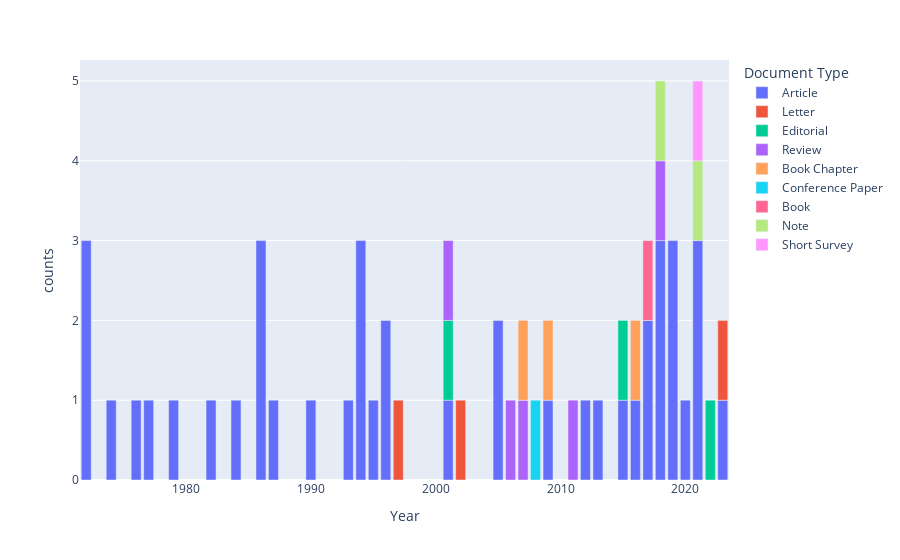

Source (notebook cell):
### Code cell
plot_df = df2[df2['countries']=='United Kingdom'].groupby(['Year','Document Type'])['Year'].count().reset_index(name='counts')
fig = px.bar(plot_df, x='Year', y='counts', color='Document Type')
fig.show()

### Figure 1 — Plotly figure (JSON) as saved in the notebook; plotly's stock layout.template omitted (floating-point values rounded to 4 significant figures)
{"data": [{"alignmentgroup": "True", "hovertemplate": "Document Type=Article<br>Year=%{x}<br>counts=%{y}<extra></extra>", "legendgroup": "Article", "marker": {"color": "#636efa", "pattern": {"shape": ""}}, "name": "Article", "offsetgroup": "Article", "orientation": "v", "showlegend": true, "textposition": "auto", "type": "bar", "x": [1972, 1974, 1976, 1977, 1979, 1982, 1984, 1986, 1987, 1990, 1993, 1994, 1995, 1996, 2001, 2005, 2009, 2012, 2013, 2015, 2016, 2017, 2018, 2019, 2020, 2021, 2023], "xaxis": "x", "y": [3, 1, 1, 1, 1, 1, 1, 3, 1, 1, 1, 3, 1, 2, 1, 2, 1, 1, 1, 1, 1, 2, 3, 3, 1, 3, 1], "yaxis": "y"}, {"alignmentgroup": "True", "hovertemplate": "Document Type=Letter<br>Year=%{x}<br>counts=%{y}<extra></extra>", "legendgroup": "Letter", "marker": {"color": "#EF553B", "pattern": {"shape": ""}}, "name": "Letter", "offsetgroup": "Letter", "orientation": "v", "showlegend": true, "textposition": "auto", "type": "bar", "x": [1997, 2002, 2023], "xaxis": "x", "y": [1, 1, 1], "yaxis": "y"}, {"alignmentgroup": "True", "hovertemplate": "Document Type=Editorial<br>Year=%{x}<br>counts=%{y}<extra></extra>", "legendgroup": "Editorial", "marker": {"color": "#00cc96", "pattern": {"shape": ""}}, "name": "Editorial", "offsetgroup": "Editorial", "orientation": "v", "showlegend": true, "textposition": "auto", "type": "bar", "x": [2001, 2015, 2022], "xaxis": "x", "y": [1, 1, 1], "yaxis": "y"}, {"alignmentgroup": "True", "hovertemplate": "Document Type=Review<br>Year=%{x}<br>counts=%{y}<extra></extra>", "legendgroup": "Review", "marker": {"color": "#ab63fa", "pattern": {"shape": ""}}, "name": "Review", "offsetgroup": "Review", "orientation": "v", "showlegend": true, "textposition": "auto", "type": "bar", "x": [2001, 2006, 2007, 2011, 2018], "xaxis": "x", "y": [1, 1, 1, 1, 1], "yaxis": "y"}, {"alignmentgroup": "True", "hovertemplate": "Document Type=Book Chapter<br>Year=%{x}<br>counts=%{y}<extra></extra>", "legendgroup": "Book Chapter", "marker": {"color": "#FFA15A", "pattern": {"shape": ""}}, "name": "Book Chapter", "offsetgroup": "Book Chapter", "orientation": "v", "showlegend": true, "textposition": "auto", "type": "bar", "x": [2007, 2009, 2016], "xaxis": "x", "y": [1, 1, 1], "yaxis": "y"}, {"alignmentgroup": "True", "hovertemplate": "Document Type=Conference Paper<br>Year=%{x}<br>counts=%{y}<extra></extra>", "legendgroup": "Conference Paper", "marker": {"color": "#19d3f3", "pattern": {"shape": ""}}, "name": "Conference Paper", "offsetgroup": "Conference Paper", "orientation": "v", "showlegend": true, "textposition": "auto", "type": "bar", "x": [2008], "xaxis": "x", "y": [1], "yaxis": "y"}, {"alignmentgroup": "True", "hovertemplate": "Document Type=Book<br>Year=%{x}<br>counts=%{y}<extra></extra>", "legendgroup": "Book", "marker": {"color": "#FF6692", "pattern": {"shape": ""}}, "name": "Book", "offsetgroup": "Book", "orientation": "v", "showlegend": true, "textposition": "auto", "type": "bar", "x": [2017], "xaxis": "x", "y": [1], "yaxis": "y"}, {"alignmentgroup": "True", "hovertemplate": "Document Type=Note<br>Year=%{x}<br>counts=%{y}<extra></extra>", "legendgroup": "Note", "marker": {"color": "#B6E880", "pattern": {"shape": ""}}, "name": "Note", "offsetgroup": "Note", "orientation": "v", "showlegend": true, "textposition": "auto", "type": "bar", "x": [2018, 2021], "xaxis": "x", "y": [1, 1], "yaxis": "y"}, {"alignmentgroup": "True", "hovertemplate": "Document Type=Short Survey<br>Year=%{x}<br>counts=%{y}<extra></extra>", "legendgroup": "Short Survey", "marker": {"color": "#FF97FF", "pattern": {"shape": ""}}, "name": "Short Survey", "offsetgroup": "Short Survey", "orientation": "v", "showlegend": true, "textposition": "auto", "type": "bar", "x": [2021], "xaxis": "x", "y": [1], "yaxis": "y"}], "layout": {"barmode": "relative", "legend": {"title": {"text": "Document Type"}, "tracegroupgap": 0}, "margin": {"t": 60}, "xaxis": {"anchor": "y", "domain": [0, 1], "title": {"text": "Year"}}, "yaxis": {"anchor": "x", "domain": [0, 1], "title": {"text": "counts"}}}}
